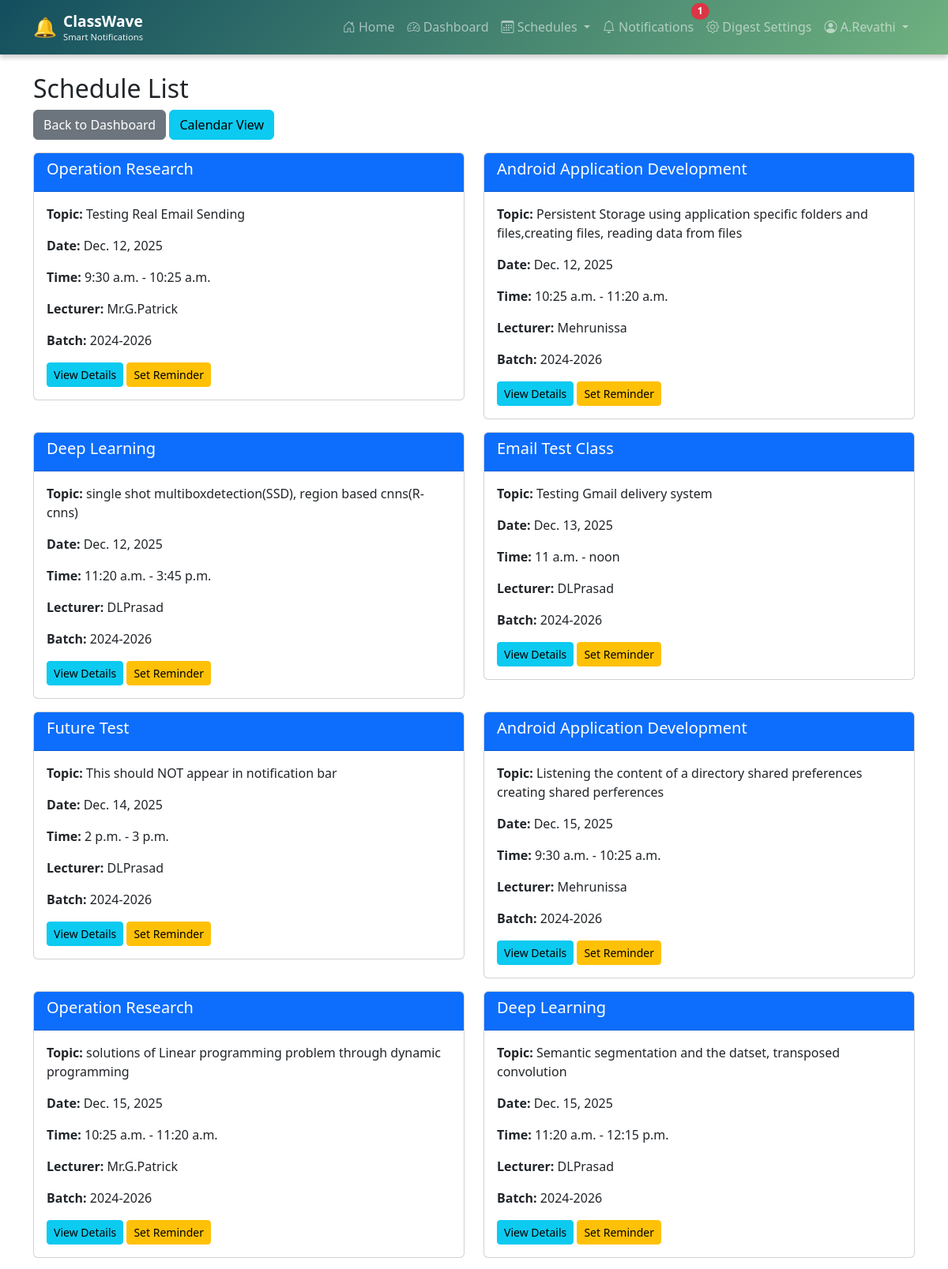
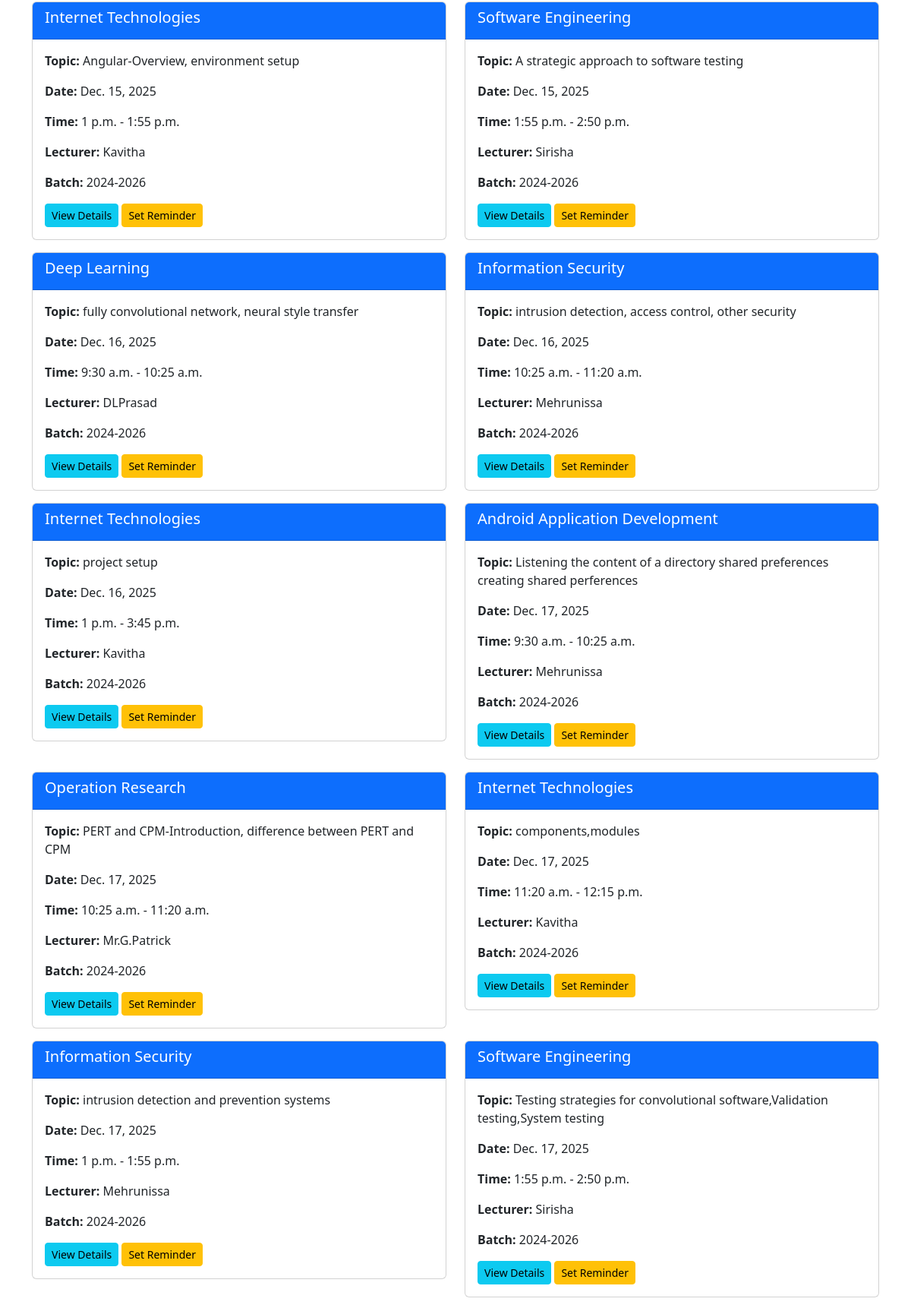
/schedules/list/ (signed in, upper part), run on the app's committed database (2 pictures, top to bottom).
### accounts/models.py (models this page shows, shortened)
class User(AbstractUser):
    USER_TYPE_CHOICES = (
        ('student', 'Student'),
        ('lecturer', 'Lecturer'),
    )
    user_type = models.CharField(max_length=10, choices=USER_TYPE_CHOICES)
    email = models.EmailField(unique=True)
    phone = models.CharField(max_length=15, blank=True, null=True)

### schedules/models.py (models this page shows, shortened)
class Schedule(models.Model):
    DAY_ORDER_CHOICES = (
        ('1', 'Day 1'),
        ('2', 'Day 2'),
        ('3', 'Day 3'),
        ('4', 'Day 4'),
        ('5', 'Day 5'),
        ('6', 'Day 6'),
    )
    subject_name = models.CharField(max_length=200)
    topic = models.CharField(max_length=300)
    lecturer = models.ForeignKey(User, on_delete=models.CASCADE, related_name='schedules')
    department = models.CharField(max_length=100, blank=True, null=True, help_text="Department for this schedule")
    day_order = models.CharField(max_length=1, choices=DAY_ORDER_CHOICES, blank=True, null=True, help_text="Day order (Day 1, Day 2, etc.)")
    date = models.DateField()
    start_time = models.TimeField()
    end_time = models.TimeField()
    batch = models.CharField(max_length=50, blank=True, null=True)
    students = models.ManyToManyField(User, related_name='assigned_schedules', blank=True)
    created_at = models.DateTimeField(auto_now_add=True)
    updated_at = models.DateTimeField(auto_now=True)
    class Meta:
        ordering = ['date', 'start_time']

### schedules/views.py (the view)
# urls.py: path('list/', views.schedule_list, name='schedule_list'),
@login_required
def schedule_list(request):
    if request.user.is_superuser:
        schedules = Schedule.objects.all().order_by('date', 'start_time')
    elif request.user.user_type == 'student':
        schedules = Schedule.objects.filter(students=request.user).order_by('date', 'start_time')
    else:
        schedules = Schedule.objects.filter(lecturer=request.user).order_by('date', 'start_time')
    return render(request, 'schedules/schedule_list.html', {'schedules': schedules})

### templates/schedules/schedule_list.html (shortened to what this page needs)
{% extends 'base.html' %}
{% block content %}
<div class="row">
    <div class="col-md-12">
        <h2>Schedule List</h2>
        <div class="mb-3">
            <a href="{% url 'dashboard' %}" class="btn btn-secondary">Back to Dashboard</a>
            <a href="{% url 'schedule_calendar' %}" class="btn btn-info">Calendar View</a>
        </div>
        {% if schedules %}
            <div class="row">
                {% for schedule in schedules %}
                    <div class="col-md-6 mb-3">
                        <div class="card">
                            <div class="card-header bg-primary text-white">
                                <h5>{{ schedule.subject_name }}</h5>
                            </div>
                            <div class="card-body">
                                <p><strong>Topic:</strong> {{ schedule.topic }}</p>
                                <p><strong>Date:</strong> {{ schedule.date }}</p>
                                <p><strong>Time:</strong> {{ schedule.start_time }} - {{ schedule.end_time }}</p>
                                <p><strong>Lecturer:</strong> {{ schedule.lecturer.get_full_name|default:schedule.lecturer.username }}</p>
                                {% if schedule.batch %}
                                    <p><strong>Batch:</strong> {{ schedule.batch }}</p>
                                {% endif %}
                                <a href="{% url 'schedule_detail' schedule.id %}" class="btn btn-sm btn-info">View Details</a>
                                {% if user.user_type == 'student' %}
                                    <a href="{% url 'set_reminder' schedule.id %}" class="btn btn-sm btn-warning">Set Reminder</a>
                                {% endif %}
                            </div>
                        </div>
                    </div>
                {% endfor %}
            </div>
        {% else %}
            <p class="alert alert-info">No schedules available.</p>
        {% endif %}
    </div>
</div>
{% endblock %}

### templates/base.html (shortened to what this page needs)
<!DOCTYPE html>
<html lang="en">
<head>
    <link href="https://cdn.jsdelivr.net/npm/bootstrap@5.3.0/dist/css/bootstrap.min.css" rel="stylesheet">
    <link rel="stylesheet" href="https://cdn.jsdelivr.net/npm/bootstrap-icons@1.11.0/font/bootstrap-icons.css">
</head>
<body>
    <nav class="navbar navbar-expand-lg navbar-dark" style="background: linear-gradient(135deg, #134E5E 0%, #71B280 100%); box-shadow: 0 4px 6px rgba(0,0,0,0.2);">
        <div class="container">
            <a class="navbar-brand d-flex align-items-center" href="{% url 'home' %}">
                <span class="me-2" style="font-size: 1.5rem;">🔔</span>
                <div class="d-flex flex-column">
                    <span class="fw-bold" style="font-size: 1.2rem;">ClassWave</span>
                    <small style="font-size: 0.7rem; opacity: 0.9; margin-top: -3px;">Smart Notifications</small>
                </div>
            </a>
            <div class="collapse navbar-collapse" id="navbarNav">
                <ul class="navbar-nav ms-auto">
                    <li class="nav-item">
                        <a class="nav-link" href="{% url 'home' %}">
                            <i class="bi bi-house-door"></i> Home
                        </a>
                    </li>
                    {% if user.is_authenticated %}
                        <li class="nav-item">
                            <a class="nav-link" href="{% url 'dashboard' %}">
                                <i class="bi bi-speedometer2"></i> Dashboard
                            </a>
                        </li>
                        <li class="nav-item dropdown">
                            <a class="nav-link dropdown-toggle" href="#" role="button" data-bs-toggle="dropdown">
                                <i class="bi bi-calendar3"></i> Schedules
                            </a>
                        </li>
                        {% if user.user_type == 'student' %}
                        <li class="nav-item">
                            <a class="nav-link position-relative" href="{% url 'notifications' %}">
                                <i class="bi bi-bell"></i> Notifications
                                <span class="position-absolute top-0 start-100 translate-middle badge rounded-pill bg-danger" id="notification-badge" style="display: none;">
                                </span>
                            </a>
                        </li>
                        <li class="nav-item">
                            <a class="nav-link" href="{% url 'digest_preferences' %}">
                                <i class="bi bi-gear"></i> Digest Settings
                            </a>
                        </li>
                        {% endif %}
                        <li class="nav-item dropdown">
                            <a class="nav-link dropdown-toggle" href="#" role="button" data-bs-toggle="dropdown">
                                <i class="bi bi-person-circle"></i> {{ user.username }}
                            </a>
                        </li>
                    {% endif %}
                </ul>
            </div>
        </div>
    </nav>
    <div class="container mt-4">
        {% block content %}{% endblock %}
    </div>
</body>
</html>

### data on the page
User: username "A.Revathi"
Schedule: subject_name "Operation Research", topic "Testing Real Email Sending", date "Dec. 12, 2025", start_time "9:30 a.m.", end_time "10:25 a.m.", lecturer.get_full_name "Mr.G.Patrick", batch "2024-2026"
Schedule: subject_name "Android Application Development", topic "Persistent Storage using application specific folders and files,creating files, reading data from files", date "Dec. 12, 2025", start_time "10:25 a.m.", end_time "11:20 a.m.", lecturer.get_full_name "Mehrunissa", batch "2024-2026"
Schedule: subject_name "Deep Learning", topic "single shot multiboxdetection(SSD), region based cnns(R-cnns)", date "Dec. 12, 2025", start_time "11:20 a.m.", end_time "3:45 p.m.", lecturer.get_full_name "DLPrasad", batch "2024-2026"
Schedule: subject_name "Email Test Class", topic "Testing Gmail delivery system", date "Dec. 13, 2025", start_time "11 a.m.", end_time "noon", lecturer.get_full_name "DLPrasad", batch "2024-2026"
Schedule: subject_name "Future Test", topic "This should NOT appear in notification bar", date "Dec. 14, 2025", start_time "2 p.m.", end_time "3 p.m.", lecturer.get_full_name "DLPrasad", batch "2024-2026"
Schedule: subject_name "Android Application Development", topic "Listening the content of a directory shared preferences creating shared perferences", date "Dec. 15, 2025", start_time "9:30 a.m.", end_time "10:25 a.m.", lecturer.get_full_name "Mehrunissa", batch "2024-2026"
Schedule: subject_name "Operation Research", topic "solutions of Linear programming problem through dynamic programming", date "Dec. 15, 2025", start_time "10:25 a.m.", end_time "11:20 a.m.", lecturer.get_full_name "Mr.G.Patrick", batch "2024-2026"
Schedule: subject_name "Deep Learning", topic "Semantic segmentation and the datset, transposed convolution", date "Dec. 15, 2025", start_time "11:20 a.m.", end_time "12:15 p.m.", lecturer.get_full_name "DLPrasad", batch "2024-2026"
Schedule: subject_name "Internet Technologies", topic "Angular-Overview, environment setup", date "Dec. 15, 2025", start_time "1 p.m.", end_time "1:55 p.m.", lecturer.get_full_name "Kavitha", batch "2024-2026"
Schedule: subject_name "Software Engineering", topic "A strategic approach to software testing", date "Dec. 15, 2025", start_time "1:55 p.m.", end_time "2:50 p.m.", lecturer.get_full_name "Sirisha", batch "2024-2026"
Schedule: subject_name "Deep Learning", topic "fully convolutional network, neural style transfer", date "Dec. 16, 2025", start_time "9:30 a.m.", end_time "10:25 a.m.", lecturer.get_full_name "DLPrasad", batch "2024-2026"
Schedule: subject_name "Information Security", topic "intrusion detection, access control, other security", date "Dec. 16, 2025", start_time "10:25 a.m.", end_time "11:20 a.m.", lecturer.get_full_name "Mehrunissa", batch "2024-2026"
Schedule: subject_name "Internet Technologies", topic "project setup", date "Dec. 16, 2025", start_time "1 p.m.", end_time "3:45 p.m.", lecturer.get_full_name "Kavitha", batch "2024-2026"
Schedule: subject_name "Android Application Development", topic "Listening the content of a directory shared preferences creating shared perferences", date "Dec. 17, 2025", start_time "9:30 a.m.", end_time "10:25 a.m.", lecturer.get_full_name "Mehrunissa", batch "2024-2026"
Schedule: subject_name "Operation Research", topic "PERT and CPM-Introduction, difference between PERT and CPM", date "Dec. 17, 2025", start_time "10:25 a.m.", end_time "11:20 a.m.", lecturer.get_full_name "Mr.G.Patrick", batch "2024-2026"
Schedule: subject_name "Internet Technologies", topic "components,modules", date "Dec. 17, 2025", start_time "11:20 a.m.", end_time "12:15 p.m.", lecturer.get_full_name "Kavitha", batch "2024-2026"
Schedule: subject_name "Information Security", topic "intrusion detection and prevention systems", date "Dec. 17, 2025", start_time "1 p.m.", end_time "1:55 p.m.", lecturer.get_full_name "Mehrunissa", batch "2024-2026"
Schedule: subject_name "Software Engineering", topic "Testing strategies for convolutional software,Validation testing,System testing", date "Dec. 17, 2025", start_time "1:55 p.m.", end_time "2:50 p.m.", lecturer.get_full_name "Sirisha", batch "2024-2026"
